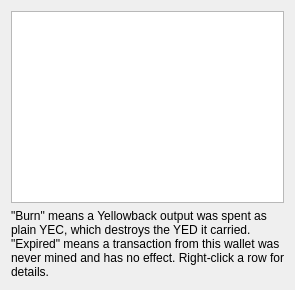
<?xml version="1.0" encoding="UTF-8"?>
<ui version="4.0">
 <class>YellowbackTransactions</class>
 <widget class="QWidget" name="YellowbackTransactions">
  <layout class="QVBoxLayout" name="txLayout">
   <item>
    <widget class="QTableView" name="tblTransactions">
     <property name="selectionMode"><enum>QAbstractItemView::SingleSelection</enum></property>
     <property name="selectionBehavior"><enum>QAbstractItemView::SelectRows</enum></property>
    </widget>
   </item>
   <item>
    <widget class="QLabel" name="lblTxNote">
     <property name="wordWrap"><bool>true</bool></property>
     <property name="text"><string>"Burn" means a Yellowback output was spent as plain YEC, which destroys the YED it carried. "Expired" means a transaction from this wallet was never mined and has no effect. Right-click a row for details.</string></property>
    </widget>
   </item>
  </layout>
 </widget>
 <resources/>
 <connections/>
</ui>
